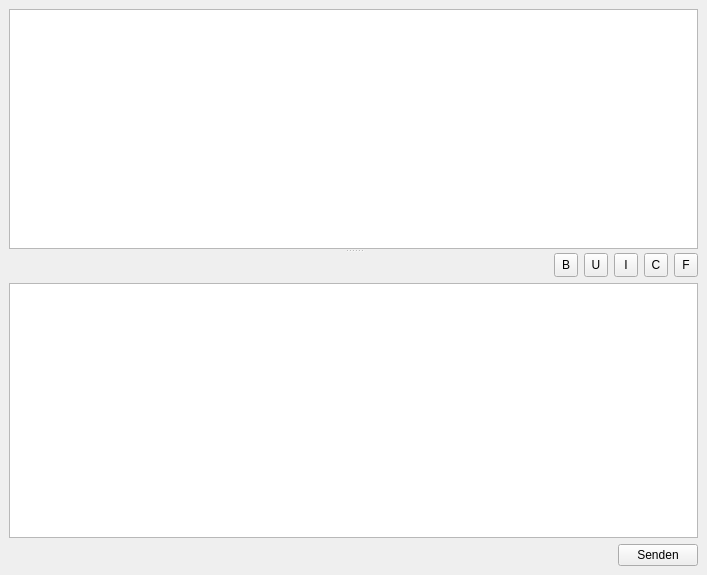
<ui version="4.0" >
 <class>form_chatwidget</class>
 <widget class="QWidget" name="form_chatwidget" >
  <property name="geometry" >
   <rect>
    <x>0</x>
    <y>0</y>
    <width>707</width>
    <height>575</height>
   </rect>
  </property>
  <property name="windowTitle" >
   <string>User Chat</string>
  </property>
  <layout class="QGridLayout" >
   <property name="margin" >
    <number>9</number>
   </property>
   <property name="spacing" >
    <number>6</number>
   </property>
   <item row="0" column="0" >
    <widget class="QSplitter" name="splitter" >
     <property name="sizePolicy" >
      <sizepolicy vsizetype="Expanding" hsizetype="Expanding" >
       <horstretch>0</horstretch>
       <verstretch>0</verstretch>
      </sizepolicy>
     </property>
     <property name="autoFillBackground" >
      <bool>false</bool>
     </property>
     <property name="orientation" >
      <enum>Qt::Vertical</enum>
     </property>
     <widget class="QTextBrowser" name="chat" >
      <property name="openExternalLinks" >
       <bool>true</bool>
      </property>
     </widget>
     <widget class="QWidget" name="verticalLayout" >
      <layout class="QVBoxLayout" >
       <property name="spacing" >
        <number>6</number>
       </property>
       <property name="margin" >
        <number>0</number>
       </property>
       <item>
        <layout class="QHBoxLayout" >
         <property name="spacing" >
          <number>6</number>
         </property>
         <property name="margin" >
          <number>0</number>
         </property>
         <item>
          <spacer>
           <property name="orientation" >
            <enum>Qt::Horizontal</enum>
           </property>
           <property name="sizeHint" stdset="0" >
            <size>
             <width>40</width>
             <height>20</height>
            </size>
           </property>
          </spacer>
         </item>
         <item>
          <widget class="QToolButton" name="txtBold" >
           <property name="enabled" >
            <bool>true</bool>
           </property>
           <property name="minimumSize" >
            <size>
             <width>24</width>
             <height>24</height>
            </size>
           </property>
           <property name="text" >
            <string>B</string>
           </property>
           <property name="icon" >
            <iconset>
             <normaloff/>
            </iconset>
           </property>
           <property name="iconSize" >
            <size>
             <width>24</width>
             <height>24</height>
            </size>
           </property>
           <property name="checkable" >
            <bool>true</bool>
           </property>
           <property name="autoRaise" >
            <bool>false</bool>
           </property>
          </widget>
         </item>
         <item>
          <widget class="QToolButton" name="txtUnder" >
           <property name="enabled" >
            <bool>true</bool>
           </property>
           <property name="minimumSize" >
            <size>
             <width>24</width>
             <height>24</height>
            </size>
           </property>
           <property name="text" >
            <string>U</string>
           </property>
           <property name="icon" >
            <iconset>
             <normaloff/>
            </iconset>
           </property>
           <property name="iconSize" >
            <size>
             <width>24</width>
             <height>24</height>
            </size>
           </property>
           <property name="checkable" >
            <bool>true</bool>
           </property>
          </widget>
         </item>
         <item>
          <widget class="QToolButton" name="txtItalic" >
           <property name="enabled" >
            <bool>true</bool>
           </property>
           <property name="minimumSize" >
            <size>
             <width>24</width>
             <height>24</height>
            </size>
           </property>
           <property name="text" >
            <string>I</string>
           </property>
           <property name="icon" >
            <iconset>
             <normaloff/>
            </iconset>
           </property>
           <property name="iconSize" >
            <size>
             <width>24</width>
             <height>24</height>
            </size>
           </property>
           <property name="checkable" >
            <bool>true</bool>
           </property>
          </widget>
         </item>
         <item>
          <widget class="QToolButton" name="txtColor" >
           <property name="enabled" >
            <bool>true</bool>
           </property>
           <property name="minimumSize" >
            <size>
             <width>24</width>
             <height>24</height>
            </size>
           </property>
           <property name="text" >
            <string>C</string>
           </property>
           <property name="icon" >
            <iconset>
             <normaloff/>
            </iconset>
           </property>
           <property name="iconSize" >
            <size>
             <width>24</width>
             <height>24</height>
            </size>
           </property>
          </widget>
         </item>
         <item>
          <widget class="QToolButton" name="txtFont" >
           <property name="minimumSize" >
            <size>
             <width>24</width>
             <height>24</height>
            </size>
           </property>
           <property name="maximumSize" >
            <size>
             <width>24</width>
             <height>24</height>
            </size>
           </property>
           <property name="text" >
            <string>F</string>
           </property>
          </widget>
         </item>
        </layout>
       </item>
       <item>
        <layout class="QHBoxLayout" >
         <property name="spacing" >
          <number>6</number>
         </property>
         <property name="margin" >
          <number>0</number>
         </property>
         <item>
          <widget class="QTextEdit" name="message" />
         </item>
        </layout>
       </item>
       <item>
        <layout class="QHBoxLayout" >
         <property name="spacing" >
          <number>6</number>
         </property>
         <property name="margin" >
          <number>0</number>
         </property>
         <item>
          <spacer>
           <property name="orientation" >
            <enum>Qt::Horizontal</enum>
           </property>
           <property name="sizeHint" stdset="0" >
            <size>
             <width>40</width>
             <height>20</height>
            </size>
           </property>
          </spacer>
         </item>
         <item>
          <widget class="QPushButton" name="send" >
           <property name="text" >
            <string>Senden</string>
           </property>
          </widget>
         </item>
        </layout>
       </item>
      </layout>
     </widget>
    </widget>
   </item>
  </layout>
 </widget>
 <resources>
  <include location="../../../temp/client.qrc" />
 </resources>
 <connections>
  <connection>
   <sender>txtItalic</sender>
   <signal>clicked(bool)</signal>
   <receiver>message</receiver>
   <slot>setFontItalic(bool)</slot>
   <hints>
    <hint type="sourcelabel" >
     <x>644</x>
     <y>258</y>
    </hint>
    <hint type="destinationlabel" >
     <x>348</x>
     <y>401</y>
    </hint>
   </hints>
  </connection>
  <connection>
   <sender>txtUnder</sender>
   <signal>clicked(bool)</signal>
   <receiver>message</receiver>
   <slot>setFontUnderline(bool)</slot>
   <hints>
    <hint type="sourcelabel" >
     <x>614</x>
     <y>258</y>
    </hint>
    <hint type="destinationlabel" >
     <x>348</x>
     <y>401</y>
    </hint>
   </hints>
  </connection>
 </connections>
</ui>
